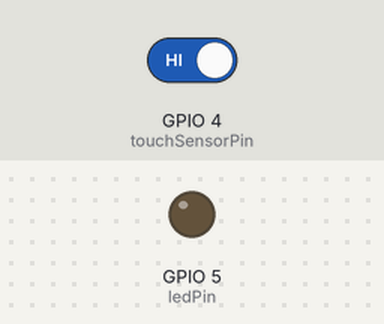
Simulated run of this sketch. Board: ESP32. Shown: output pins drawn as LEDs (lit = HIGH). The inputs (shaded band) are chosen by the test bench; at power-on: GPIO 4 (touchSensorPin) HIGH.

Above: at 1.2 s.
1.3 s: GPIO 4 (touchSensorPin) driven LOW
At 2.4 s:
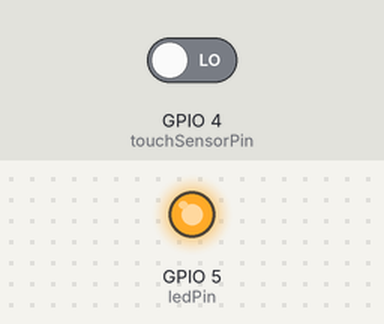
2.8 s: GPIO 4 (touchSensorPin) driven HIGH
At 3.5 s:
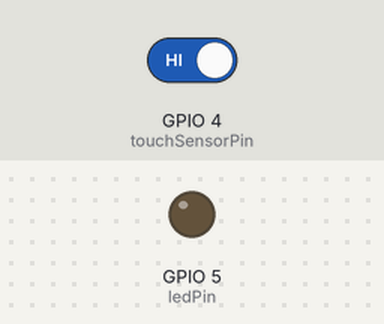
Timing chart, 0 to 5.8 s (numbered marks = the images above; inputs shaded):
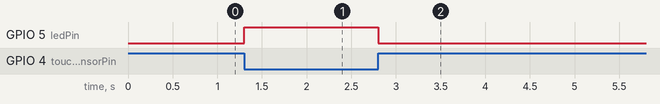

Measured:
- after the input at 1.3 s, GPIO 5 (ledPin): LOW → HIGH at once
- after the input at 2.8 s, GPIO 5 (ledPin): HIGH → LOW at once

The sketch:

TOUCH_MY_BODY.ino
```cpp
const int ledPin = 5;  // LED connected to GPIO9
const int touchSensorPin = 4;  // GPIO4

void setup() {
  pinMode(ledPin, OUTPUT);  // Set LED pin as output
}

void loop() {
  int touchValue = touchRead(4);  // Read the capacitance value of T0 (GPIO4)

  // Threshold may vary depending on environment
  if (touchValue < 30) {  // Adjust this value based on testing
    digitalWrite(ledPin, HIGH);  // Turn LED ON when touched
  } else {
    digitalWrite(ledPin, LOW);   // Turn LED OFF when not touched
  }

  delay(100);  // Small delay for stability
}
```
